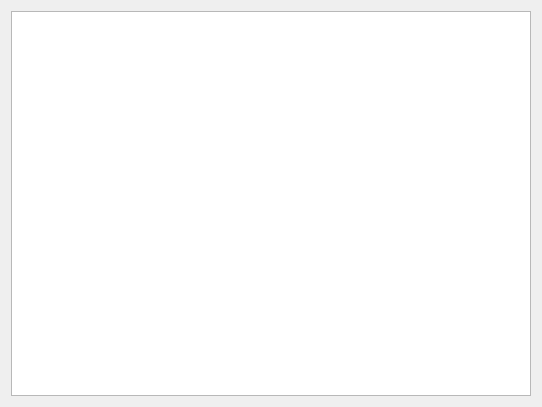
<?xml version="1.0" encoding="UTF-8"?>
<ui version="4.0">
 <class>Dialog</class>
 <widget class="QDialog" name="Dialog">
  <property name="geometry">
   <rect>
    <x>0</x>
    <y>0</y>
    <width>542</width>
    <height>407</height>
   </rect>
  </property>
  <property name="windowTitle">
   <string>Dialog</string>
  </property>
  <layout class="QGridLayout" name="gridLayout">
   <item row="0" column="0">
    <widget class="QGraphicsView" name="graphicsView"/>
   </item>
  </layout>
 </widget>
 <resources/>
 <connections/>
</ui>
